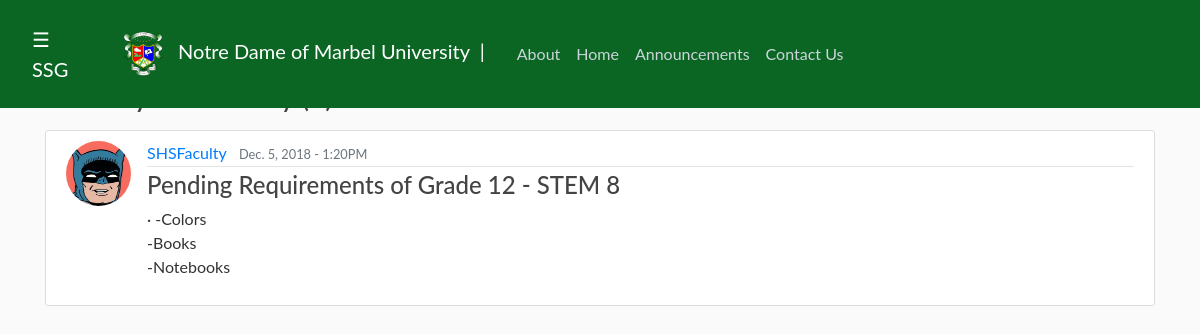
Page /user/SHSFaculty (signed in) on the committed database.
### ndmu/models.py (models this page shows, shortened)
class Post(models.Model):
    title = models.CharField(max_length=100)
    content = models.TextField()
    date_posted = models.DateTimeField(default=timezone.now)
    author = models.ForeignKey(User, on_delete=models.CASCADE)
    image_content = models.FileField(upload_to='content_images', null=True, blank=True)

### users/models.py (models this page shows, shortened)
class Profile(models.Model):
    user = models.OneToOneField(User, on_delete=models.CASCADE)
    image = models.ImageField(default='default.jpg', upload_to='profile_pics')

### ndmu/views.py (the view)
# urls.py: path('user/<username>', UserPostListView.as_view(), name='user-posts'),
class UserPostListView(ListView):
	model = Post
	template_name = 'ndmu/user_posts.html'
	context_object_name = 'posts'
	paginate_by = 5
	def get_queryset(self):
		user = get_object_or_404(User, username=self.kwargs.get('username'))
		return Post.objects.filter(author=user).order_by('-date_posted')

### ndmu/templates/ndmu/user_posts.html (shortened to what this page needs)
{% extends "ndmu/base.html" %}
{% block content %}
	<h3 class="mb-3">Posts by {{ view.kwargs.username }} ({{ page_obj.paginator.count }})</h1>
	{% for post in posts %}
	<article class="media content-section">
		<img class="rounded-circle article-img" src="{{ post.author.profile.image.url }}">
		<div class="media-body">
		  <div class="article-metadata">
			<a class="mr-2" href="{% url 'user-posts' post.author.username %}">{{ post.author }}</a>
			<small class="text-muted">{{ post.date_posted|date:"M. j, Y - fA" }}</small>
		  </div>
		  <h4><a class="article-title" href="{% url 'post-detail' post.id %}">{{ post.title }}</a></h4>
		  <p class="article-content">· {{ post.content }}</p>
		</div>
	  </article>
	{% endfor %}
{% endblock content %}

### ndmu/templates/ndmu/base.html (shortened to what this page needs)
{% load static %}
<!DOCTYPE html>
<html>
<head>
    <link rel="stylesheet" type="text/css" href="https://maxcdn.bootstrapcdn.com/bootstrap/4.0.0/css/bootstrap.min.css">
	<link rel="stylesheet" type="text/css" href="https://cdnjs.cloudflare.com/ajax/libs/font-awesome/4.7.0/css/font-awesome.min.css">
    <link rel="stylesheet" type="text/css" href="{% static 'ndmu/main.css' %}">
    <link rel="stylesheet" type="text/css" href="{% static 'ndmu/sidebar.css' %}">
</head>
<body>
	<header class="site-header">
	  <nav class="navbar navbar-expand-md navbar-dark bg-steel fixed-top">
					<div id="main">
						{% if user.is_authenticated %}
						<span style="font-size:20px;cursor:pointer;color:white" onclick="openNav()">&#9776; {{ user }}</span>
						{% endif %}
					</div>
	    <div class="container">
	      <a class="navbar-brand mr-4" href="/"><img src="{% static 'images/ndmu.png' %}" height="50" width="50">&nbsp;&nbsp;Notre Dame of Marbel University&nbsp;&nbsp;|</a>
	      <div class="collapse navbar-collapse" id="navbarToggle">
	        <div class="navbar-nav mr-auto">
	          <a class="nav-item nav-link" href="{% url 'ndmu-about' %}">About</a>
	          <a class="nav-item nav-link" href="{% url 'ndmu-home' %}">Home</a>
	          <a class="nav-item nav-link" href="{% url 'ndmu-announcements' %}">Announcements</a>
	          <a class="nav-item nav-link" href="{% url 'ndmu-contact' %}">Contact Us</a>
	        </div>
	    </div>
	  </nav>
	</header>
	<main role="main" class="container">
	  <div class="row">
	    <div class="col">
	      {% block content %}{% endblock %}
    	</div>
      </div>
    </main>
</body>
</html>

### ndmu/static/ndmu/main.css (style rules this page uses)
body { background: #fafafa; color: #333333; margin-top: 5rem; }
h1, h2, h3, h4, h5, h6 { color: #444444; }
.bg-steel { background-color: #0b6623; }
.site-header .navbar-nav .nav-link { color: #cbd5db; }
.content-section { background: #ffffff; padding: 10px 20px; border: 1px solid #dddddd; border-radius: 3px; margin-bottom: 20px; }
.article-title { color: #444444; }
.article-content { white-space: pre-line; }
.article-img { height: 65px; width: 65px; margin-right: 16px; }
.article-metadata { padding-bottom: 1px; margin-bottom: 4px; border-bottom: 1px solid #e3e3e3 }

### ndmu/static/ndmu/sidebar.css (style rules this page uses)
body { font-family: "Lato", sans-serif; }
#main { transition: margin-left .5s; padding: 16px; }

### rows in the picture
Post: author.profile.image (picture), author "SHSFaculty", date_posted "Dec. 5, 2018 - 1:20PM", title "Pending Requirements of Grade 12 - STEM 8", content "-Colors -Books -Notebooks"

### other values in the picture
{{ user }} "SSG"
